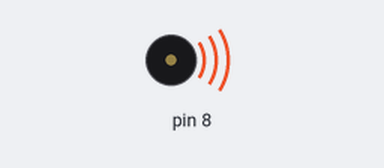
This sketch was run on a simulated Arduino Uno, built with avr-gcc and run on an emulated ATmega328P. On the bench: buzzer (waves = sounding).

Above: at 0.5 s.
Timing chart, 0 to 4.6 s (numbered marks = the images above):
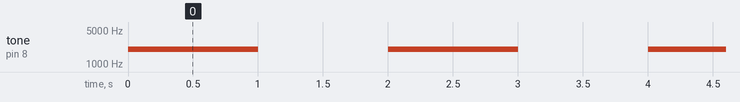

The sketch:

ranger_buzzer.ino
```cpp
// (licence header left out)
#include "MeAuriga.h"

MeBuzzer buzzer;

void setup()
{
  buzzer.setpin(45);
}

void loop()
{
  buzzerOn();
  delay(1000);
  buzzerOff();
  delay(1000);
}
```

Measured:
- by itself, tone on pin 8: alternates 2000 Hz for 1.0 s and silent for 1.0 s
